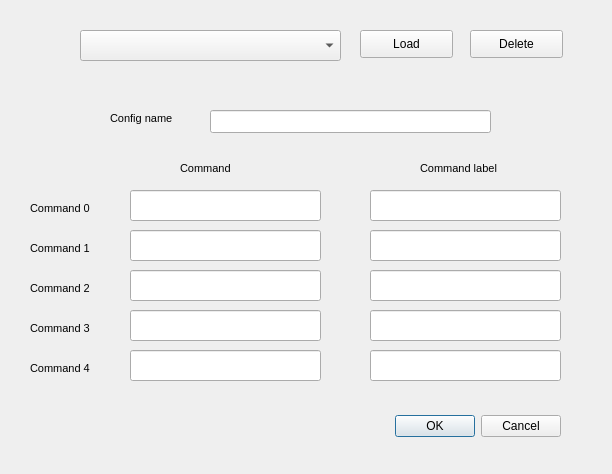
<?xml version="1.0" encoding="UTF-8"?>
<ui version="4.0">
 <class>Dialog</class>
 <widget class="QDialog" name="Dialog">
  <property name="geometry">
   <rect>
    <x>0</x>
    <y>0</y>
    <width>612</width>
    <height>474</height>
   </rect>
  </property>
  <property name="windowTitle">
   <string>Dialog</string>
  </property>
  <widget class="QDialogButtonBox" name="buttonBox">
   <property name="geometry">
    <rect>
     <x>220</x>
     <y>410</y>
     <width>341</width>
     <height>32</height>
    </rect>
   </property>
   <property name="orientation">
    <enum>Qt::Horizontal</enum>
   </property>
   <property name="standardButtons">
    <set>QDialogButtonBox::Cancel|QDialogButtonBox::Ok</set>
   </property>
  </widget>
  <widget class="QLineEdit" name="commandText_0">
   <property name="geometry">
    <rect>
     <x>130</x>
     <y>190</y>
     <width>191</width>
     <height>31</height>
    </rect>
   </property>
   <property name="font">
    <font>
     <family>Consolas</family>
     <pointsize>10</pointsize>
    </font>
   </property>
   <property name="placeholderText">
    <string notr="true"/>
   </property>
   <property name="tabChangesFocus" stdset="0">
    <bool>true</bool>
   </property>
   <property name="plainText" stdset="0">
    <string notr="true"/>
   </property>
  </widget>
  <widget class="QLabel" name="label_3">
   <property name="geometry">
    <rect>
     <x>30</x>
     <y>320</y>
     <width>69</width>
     <height>16</height>
    </rect>
   </property>
   <property name="font">
    <font>
     <family>MS Shell Dlg 2</family>
     <pointsize>8</pointsize>
    </font>
   </property>
   <property name="text">
    <string>Command 3</string>
   </property>
  </widget>
  <widget class="QLabel" name="label_0">
   <property name="geometry">
    <rect>
     <x>30</x>
     <y>200</y>
     <width>69</width>
     <height>16</height>
    </rect>
   </property>
   <property name="font">
    <font>
     <family>MS Shell Dlg 2</family>
     <pointsize>8</pointsize>
    </font>
   </property>
   <property name="text">
    <string>Command 0</string>
   </property>
  </widget>
  <widget class="QLabel" name="label_2">
   <property name="geometry">
    <rect>
     <x>30</x>
     <y>280</y>
     <width>69</width>
     <height>16</height>
    </rect>
   </property>
   <property name="font">
    <font>
     <family>MS Shell Dlg 2</family>
     <pointsize>8</pointsize>
    </font>
   </property>
   <property name="text">
    <string>Command 2</string>
   </property>
  </widget>
  <widget class="QLabel" name="label_4">
   <property name="geometry">
    <rect>
     <x>30</x>
     <y>360</y>
     <width>69</width>
     <height>16</height>
    </rect>
   </property>
   <property name="font">
    <font>
     <family>MS Shell Dlg 2</family>
     <pointsize>8</pointsize>
    </font>
   </property>
   <property name="text">
    <string>Command 4</string>
   </property>
  </widget>
  <widget class="QLabel" name="label_1">
   <property name="geometry">
    <rect>
     <x>30</x>
     <y>240</y>
     <width>69</width>
     <height>16</height>
    </rect>
   </property>
   <property name="font">
    <font>
     <family>MS Shell Dlg 2</family>
     <pointsize>8</pointsize>
    </font>
   </property>
   <property name="text">
    <string>Command 1</string>
   </property>
  </widget>
  <widget class="QLineEdit" name="configName">
   <property name="geometry">
    <rect>
     <x>210</x>
     <y>110</y>
     <width>281</width>
     <height>23</height>
    </rect>
   </property>
  </widget>
  <widget class="QLineEdit" name="comLabel_0">
   <property name="geometry">
    <rect>
     <x>370</x>
     <y>190</y>
     <width>191</width>
     <height>31</height>
    </rect>
   </property>
   <property name="font">
    <font>
     <family>Consolas</family>
     <pointsize>10</pointsize>
    </font>
   </property>
   <property name="placeholderText">
    <string notr="true"/>
   </property>
   <property name="tabChangesFocus" stdset="0">
    <bool>true</bool>
   </property>
   <property name="plainText" stdset="0">
    <string notr="true"/>
   </property>
  </widget>
  <widget class="QLabel" name="label_5">
   <property name="geometry">
    <rect>
     <x>110</x>
     <y>110</y>
     <width>91</width>
     <height>16</height>
    </rect>
   </property>
   <property name="font">
    <font>
     <family>MS Shell Dlg 2</family>
     <pointsize>8</pointsize>
    </font>
   </property>
   <property name="text">
    <string>Config name</string>
   </property>
  </widget>
  <widget class="QLabel" name="label_6">
   <property name="geometry">
    <rect>
     <x>180</x>
     <y>160</y>
     <width>91</width>
     <height>16</height>
    </rect>
   </property>
   <property name="font">
    <font>
     <family>MS Shell Dlg 2</family>
     <pointsize>8</pointsize>
    </font>
   </property>
   <property name="text">
    <string>Command</string>
   </property>
  </widget>
  <widget class="QLabel" name="label_7">
   <property name="geometry">
    <rect>
     <x>420</x>
     <y>160</y>
     <width>91</width>
     <height>16</height>
    </rect>
   </property>
   <property name="font">
    <font>
     <family>MS Shell Dlg 2</family>
     <pointsize>8</pointsize>
    </font>
   </property>
   <property name="text">
    <string>Command label</string>
   </property>
  </widget>
  <widget class="QPushButton" name="loadButton">
   <property name="geometry">
    <rect>
     <x>360</x>
     <y>30</y>
     <width>93</width>
     <height>28</height>
    </rect>
   </property>
   <property name="text">
    <string>Load</string>
   </property>
  </widget>
  <widget class="QComboBox" name="comboBox">
   <property name="geometry">
    <rect>
     <x>80</x>
     <y>30</y>
     <width>261</width>
     <height>31</height>
    </rect>
   </property>
  </widget>
  <widget class="QPushButton" name="deleteButton">
   <property name="geometry">
    <rect>
     <x>470</x>
     <y>30</y>
     <width>93</width>
     <height>28</height>
    </rect>
   </property>
   <property name="text">
    <string>Delete</string>
   </property>
  </widget>
  <widget class="QLineEdit" name="commandText_1">
   <property name="geometry">
    <rect>
     <x>130</x>
     <y>230</y>
     <width>191</width>
     <height>31</height>
    </rect>
   </property>
   <property name="font">
    <font>
     <family>Consolas</family>
     <pointsize>10</pointsize>
    </font>
   </property>
   <property name="placeholderText">
    <string notr="true"/>
   </property>
   <property name="tabChangesFocus" stdset="0">
    <bool>true</bool>
   </property>
   <property name="plainText" stdset="0">
    <string notr="true"/>
   </property>
  </widget>
  <widget class="QLineEdit" name="commandText_2">
   <property name="geometry">
    <rect>
     <x>130</x>
     <y>270</y>
     <width>191</width>
     <height>31</height>
    </rect>
   </property>
   <property name="font">
    <font>
     <family>Consolas</family>
     <pointsize>10</pointsize>
    </font>
   </property>
   <property name="placeholderText">
    <string notr="true"/>
   </property>
   <property name="tabChangesFocus" stdset="0">
    <bool>true</bool>
   </property>
   <property name="plainText" stdset="0">
    <string notr="true"/>
   </property>
  </widget>
  <widget class="QLineEdit" name="commandText_3">
   <property name="geometry">
    <rect>
     <x>130</x>
     <y>310</y>
     <width>191</width>
     <height>31</height>
    </rect>
   </property>
   <property name="font">
    <font>
     <family>Consolas</family>
     <pointsize>10</pointsize>
    </font>
   </property>
   <property name="placeholderText">
    <string notr="true"/>
   </property>
   <property name="tabChangesFocus" stdset="0">
    <bool>true</bool>
   </property>
   <property name="plainText" stdset="0">
    <string notr="true"/>
   </property>
  </widget>
  <widget class="QLineEdit" name="commandText_4">
   <property name="geometry">
    <rect>
     <x>130</x>
     <y>350</y>
     <width>191</width>
     <height>31</height>
    </rect>
   </property>
   <property name="font">
    <font>
     <family>Consolas</family>
     <pointsize>10</pointsize>
    </font>
   </property>
   <property name="placeholderText">
    <string notr="true"/>
   </property>
   <property name="tabChangesFocus" stdset="0">
    <bool>true</bool>
   </property>
   <property name="plainText" stdset="0">
    <string notr="true"/>
   </property>
  </widget>
  <widget class="QLineEdit" name="comLabel_1">
   <property name="geometry">
    <rect>
     <x>370</x>
     <y>230</y>
     <width>191</width>
     <height>31</height>
    </rect>
   </property>
   <property name="font">
    <font>
     <family>Consolas</family>
     <pointsize>10</pointsize>
    </font>
   </property>
   <property name="placeholderText">
    <string notr="true"/>
   </property>
   <property name="tabChangesFocus" stdset="0">
    <bool>true</bool>
   </property>
   <property name="plainText" stdset="0">
    <string notr="true"/>
   </property>
  </widget>
  <widget class="QLineEdit" name="comLabel_2">
   <property name="geometry">
    <rect>
     <x>370</x>
     <y>270</y>
     <width>191</width>
     <height>31</height>
    </rect>
   </property>
   <property name="font">
    <font>
     <family>Consolas</family>
     <pointsize>10</pointsize>
    </font>
   </property>
   <property name="placeholderText">
    <string notr="true"/>
   </property>
   <property name="tabChangesFocus" stdset="0">
    <bool>true</bool>
   </property>
   <property name="plainText" stdset="0">
    <string notr="true"/>
   </property>
  </widget>
  <widget class="QLineEdit" name="comLabel_3">
   <property name="geometry">
    <rect>
     <x>370</x>
     <y>310</y>
     <width>191</width>
     <height>31</height>
    </rect>
   </property>
   <property name="font">
    <font>
     <family>Consolas</family>
     <pointsize>10</pointsize>
    </font>
   </property>
   <property name="placeholderText">
    <string notr="true"/>
   </property>
   <property name="tabChangesFocus" stdset="0">
    <bool>true</bool>
   </property>
   <property name="plainText" stdset="0">
    <string notr="true"/>
   </property>
  </widget>
  <widget class="QLineEdit" name="comLabel_4">
   <property name="geometry">
    <rect>
     <x>370</x>
     <y>350</y>
     <width>191</width>
     <height>31</height>
    </rect>
   </property>
   <property name="font">
    <font>
     <family>Consolas</family>
     <pointsize>10</pointsize>
    </font>
   </property>
   <property name="placeholderText">
    <string notr="true"/>
   </property>
   <property name="tabChangesFocus" stdset="0">
    <bool>true</bool>
   </property>
   <property name="plainText" stdset="0">
    <string notr="true"/>
   </property>
  </widget>
 </widget>
 <tabstops>
  <tabstop>comboBox</tabstop>
  <tabstop>loadButton</tabstop>
  <tabstop>deleteButton</tabstop>
  <tabstop>configName</tabstop>
  <tabstop>commandText_0</tabstop>
  <tabstop>comLabel_0</tabstop>
  <tabstop>commandText_1</tabstop>
  <tabstop>comLabel_1</tabstop>
  <tabstop>commandText_2</tabstop>
  <tabstop>comLabel_2</tabstop>
  <tabstop>commandText_3</tabstop>
  <tabstop>comLabel_3</tabstop>
  <tabstop>commandText_4</tabstop>
  <tabstop>comLabel_4</tabstop>
 </tabstops>
 <resources/>
 <connections>
  <connection>
   <sender>buttonBox</sender>
   <signal>accepted()</signal>
   <receiver>Dialog</receiver>
   <slot>accept()</slot>
   <hints>
    <hint type="sourcelabel">
     <x>248</x>
     <y>254</y>
    </hint>
    <hint type="destinationlabel">
     <x>157</x>
     <y>274</y>
    </hint>
   </hints>
  </connection>
  <connection>
   <sender>buttonBox</sender>
   <signal>rejected()</signal>
   <receiver>Dialog</receiver>
   <slot>reject()</slot>
   <hints>
    <hint type="sourcelabel">
     <x>316</x>
     <y>260</y>
    </hint>
    <hint type="destinationlabel">
     <x>286</x>
     <y>274</y>
    </hint>
   </hints>
  </connection>
 </connections>
</ui>
